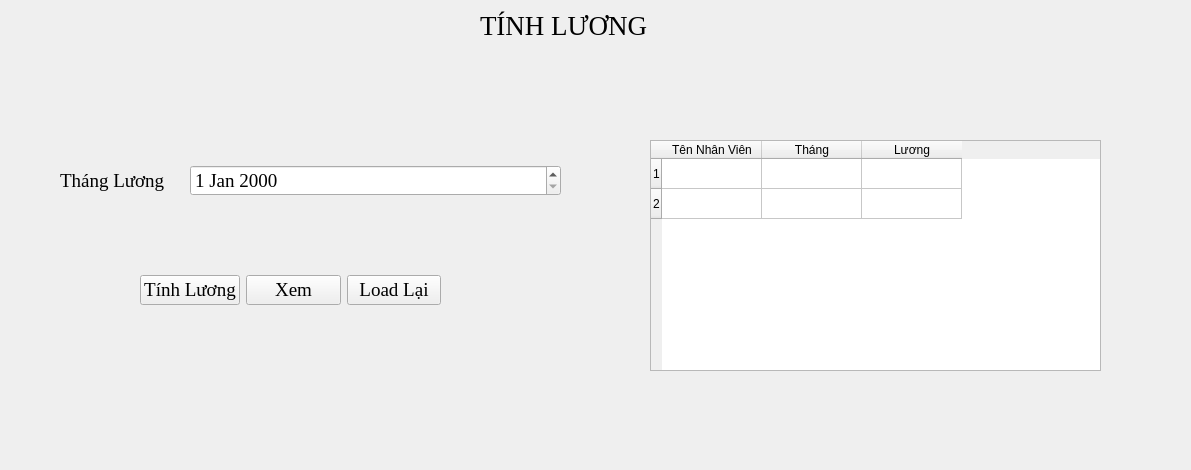
<?xml version="1.0" encoding="UTF-8"?>
<ui version="4.0">
 <class>FrameTL</class>
 <widget class="QFrame" name="FrameTL">
  <property name="geometry">
   <rect>
    <x>0</x>
    <y>0</y>
    <width>1191</width>
    <height>470</height>
   </rect>
  </property>
  <property name="windowTitle">
   <string>Frame</string>
  </property>
  <widget class="QLabel" name="label_2">
   <property name="geometry">
    <rect>
     <x>480</x>
     <y>10</y>
     <width>191</width>
     <height>31</height>
    </rect>
   </property>
   <property name="font">
    <font>
     <family>Times New Roman</family>
     <pointsize>20</pointsize>
    </font>
   </property>
   <property name="text">
    <string>TÍNH LƯƠNG</string>
   </property>
  </widget>
  <widget class="QWidget" name="verticalLayoutWidget_4">
   <property name="geometry">
    <rect>
     <x>60</x>
     <y>150</y>
     <width>131</width>
     <height>61</height>
    </rect>
   </property>
   <layout class="QVBoxLayout" name="verticalLayout_4">
    <item>
     <widget class="QLabel" name="label_3">
      <property name="font">
       <font>
        <family>Times New Roman</family>
        <pointsize>14</pointsize>
       </font>
      </property>
      <property name="text">
       <string>Tháng Lương</string>
      </property>
     </widget>
    </item>
   </layout>
  </widget>
  <widget class="QWidget" name="horizontalLayoutWidget">
   <property name="geometry">
    <rect>
     <x>140</x>
     <y>270</y>
     <width>301</width>
     <height>41</height>
    </rect>
   </property>
   <layout class="QHBoxLayout" name="horizontalLayout">
    <item>
     <widget class="QPushButton" name="btTinhLuong">
      <property name="font">
       <font>
        <family>Times New Roman</family>
        <pointsize>14</pointsize>
       </font>
      </property>
      <property name="text">
       <string>Tính Lương</string>
      </property>
     </widget>
    </item>
    <item>
     <widget class="QPushButton" name="btView">
      <property name="font">
       <font>
        <family>Times New Roman</family>
        <pointsize>14</pointsize>
       </font>
      </property>
      <property name="text">
       <string>Xem</string>
      </property>
     </widget>
    </item>
    <item>
     <widget class="QPushButton" name="btLoad">
      <property name="font">
       <font>
        <family>Times New Roman</family>
        <pointsize>14</pointsize>
       </font>
      </property>
      <property name="text">
       <string>Load Lại</string>
      </property>
     </widget>
    </item>
   </layout>
  </widget>
  <widget class="QWidget" name="verticalLayoutWidget_3">
   <property name="geometry">
    <rect>
     <x>190</x>
     <y>140</y>
     <width>371</width>
     <height>81</height>
    </rect>
   </property>
   <layout class="QVBoxLayout" name="verticalLayout_3">
    <item>
     <widget class="QDateEdit" name="deMonth">
      <property name="font">
       <font>
        <family>Times New Roman</family>
        <pointsize>14</pointsize>
       </font>
      </property>
     </widget>
    </item>
   </layout>
  </widget>
  <widget class="QTableWidget" name="dataTab">
   <property name="geometry">
    <rect>
     <x>650</x>
     <y>140</y>
     <width>451</width>
     <height>231</height>
    </rect>
   </property>
   <property name="autoFillBackground">
    <bool>false</bool>
   </property>
   <property name="rowCount">
    <number>2</number>
   </property>
   <property name="columnCount">
    <number>3</number>
   </property>
   <row/>
   <row/>
   <column>
    <property name="text">
     <string>Tên Nhân Viên</string>
    </property>
   </column>
   <column>
    <property name="text">
     <string>Tháng</string>
    </property>
   </column>
   <column>
    <property name="text">
     <string>Lương</string>
    </property>
   </column>
  </widget>
 </widget>
 <resources/>
 <connections/>
</ui>
